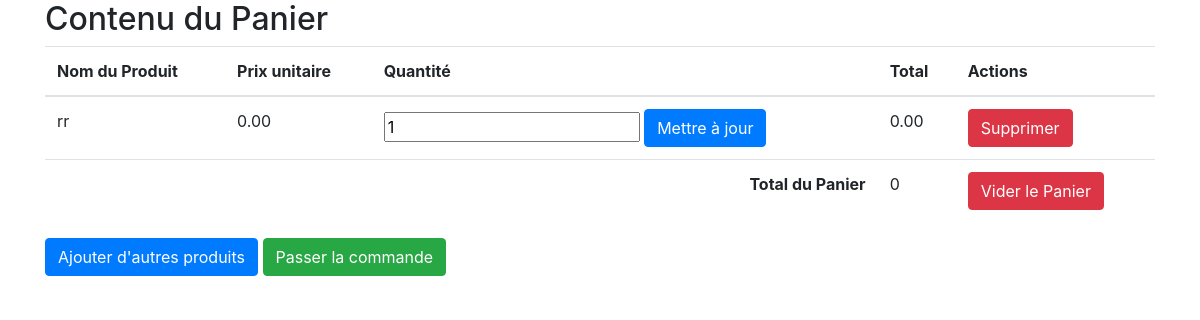
Screenshot of /Consulter_panier.php (signed in) with the database file from the repository.
### tables this page shows
CREATE TABLE IF NOT EXISTS `order_has_product` (
  `quantity` int NOT NULL,
  `price` decimal(5,2) NOT NULL,
  `order_id` bigint NOT NULL,
  `product_id` bigint NOT NULL,
  PRIMARY KEY (`product_id`,`order_id`),
  KEY `order_id` (`order_id`)
);

CREATE TABLE IF NOT EXISTS `product` (
  `id` bigint NOT NULL AUTO_INCREMENT,
  `name` varchar(20) NOT NULL,
  `quantity` int NOT NULL,
  `price` decimal(5,2) NOT NULL,
  `img_url` varchar(255) NOT NULL,
  `description` text NOT NULL,
  PRIMARY KEY (`id`)
);

### Consulter_panier.php (the view, shortened to what this page needs)
<?php
include('config.php');
class ShoppingCart {
    private $conn;
    public function __construct($host, $db, $user, $pass, $port = '3306') {
        $this->conn = new mysqli($host, $user, $pass, $db, $port);
    }
    public function getCartItems($user_id) {
        $sql = "SELECT o.order_id as order_id, p.id as product_id, p.name, p.price, p.description, o.quantity, o.quantity * p.price as total_price_produit
                FROM order_has_product as o
                INNER JOIN product as p ON o.product_id = p.id
                WHERE o.order_id = ?";
        $stmt = $this->conn->prepare($sql);
        $stmt->bind_param('i', $user_id);
        $stmt->execute();
        $result = $stmt->get_result();
        $cartItems = $result->fetch_all(MYSQLI_ASSOC);
        return $cartItems;
    }
}
if (isset($_SESSION['user_id'])) {
    $user_id = $_SESSION['user_id'];
    $shopping_cart = new ShoppingCart($host, $db, $user, $pass, $port);
    $cartItems = $shopping_cart->getCartItems($user_id);
    $totalCartPrice = array_sum(array_column($cartItems, 'total_price_produit'));
}
?>
<!DOCTYPE html>
<html lang="en">
<head>
    <link rel="stylesheet" href="https://stackpath.bootstrapcdn.com/bootstrap/4.3.1/css/bootstrap.min.css">
</head>
<body>
    <div class="container">
        <h2>Contenu du Panier</h2>
        <?php if(isset($cartItems) && !empty($cartItems)) { ?>
    <form method="post" action="">
        <table class="table">
            <thead>
                <tr>
                    <th>Nom du Produit</th>
                    <th>Prix unitaire</th>
                    <th>Quantité</th>
                    <th>Total</th>
                    <th>Actions</th>
                </tr>
            </thead>
            <tbody>
                <?php foreach ($cartItems as $item) { ?>
                    <tr>
                        <td><?= $item['name'] ?></td>
                        <td><?= $item['price'] ?></td>
                        <td>
                            <form method="post" action="">
                                <input type="number" name="new_quantity" value="<?= $item['quantity'] ?>" min="1" required>
                                <button type="submit" name="update_quantity" class="btn btn-primary">Mettre à jour</button>
                            </form>
                        </td>
                        <td><?= $item['total_price_produit'] ?></td>
                        <td>
                            <form method="post" action="">
                                <button type="submit" name="delete_product" class="btn btn-danger">Supprimer</button>
                            </form>
                        </td>
                    </tr>
                <?php } ?>
                <tr>
                    <td colspan="3" class="text-right"><strong>Total du Panier</strong></td>
                    <td><?= $totalCartPrice ?></td>
                    <td>
                        <form method="post" action="">
                            <button type="submit" name="clear_cart" class="btn btn-danger">Vider le Panier</button>
                        </form>
                    </td>
                </tr>
            </tbody>
        </table>
    </form>
<?php } else { ?>
    <p>Votre panier est vide.</p>
<?php } ?>
<a href="Accueil_liste_produit.php" class="btn btn-primary">Ajouter d'autres produits</a>
        <a href="Confirmation_commande.php" class="btn btn-success">Passer la commande</a>
    </div>
</body>
</html>

### rows the page displays
order_has_product: product.name "rr", product.price "0.00", new_quantity "1", total_price_produit "0.00"

### other values shown
$totalCartPrice "0"
